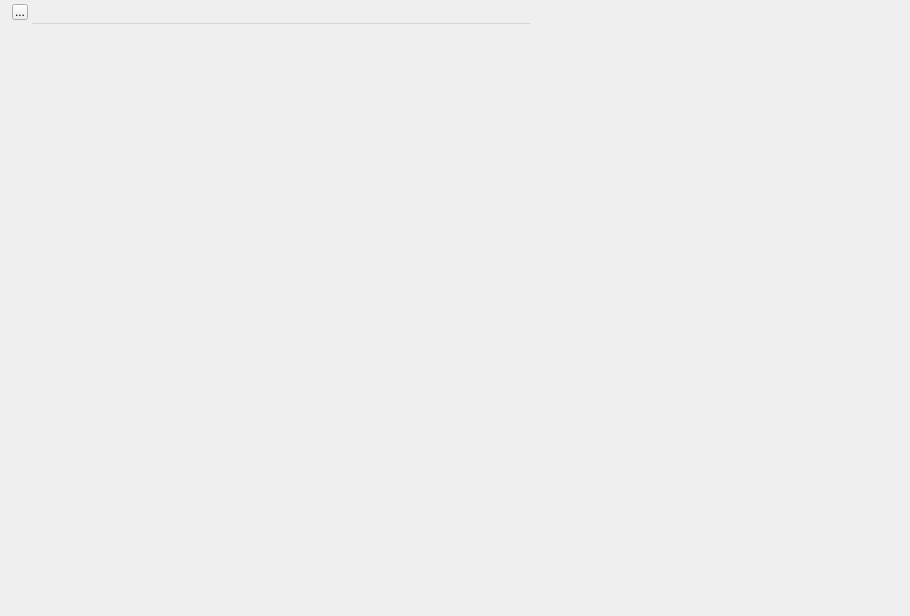
<?xml version="1.0" encoding="UTF-8"?>
<ui version="4.0">
 <class>FramelessWindow</class>
 <widget class="QWidget" name="FramelessWindow">
  <property name="geometry">
   <rect>
    <x>0</x>
    <y>0</y>
    <width>910</width>
    <height>616</height>
   </rect>
  </property>
  <property name="windowTitle">
   <string>Frameless Window</string>
  </property>
  <layout class="QVBoxLayout" name="verticalLayout">
   <property name="spacing">
    <number>0</number>
   </property>
   <property name="leftMargin">
    <number>0</number>
   </property>
   <property name="topMargin">
    <number>1</number>
   </property>
   <property name="rightMargin">
    <number>0</number>
   </property>
   <property name="bottomMargin">
    <number>0</number>
   </property>
   <item>
    <widget class="QWidget" name="titleBar" native="true">
     <property name="minimumSize">
      <size>
       <width>0</width>
       <height>23</height>
      </size>
     </property>
     <property name="maximumSize">
      <size>
       <width>16777215</width>
       <height>23</height>
      </size>
     </property>
     <layout class="QHBoxLayout" name="horizontalLayout_2">
      <property name="spacing">
       <number>4</number>
      </property>
      <property name="leftMargin">
       <number>5</number>
      </property>
      <property name="topMargin">
       <number>0</number>
      </property>
      <property name="rightMargin">
       <number>1</number>
      </property>
      <property name="bottomMargin">
       <number>0</number>
      </property>
      <item>
       <widget class="QFrame" name="tpleftgrip">
        <property name="minimumSize">
         <size>
          <width>3</width>
          <height>20</height>
         </size>
        </property>
        <property name="maximumSize">
         <size>
          <width>3</width>
          <height>20</height>
         </size>
        </property>
        <property name="frameShape">
         <enum>QFrame::NoFrame</enum>
        </property>
        <property name="frameShadow">
         <enum>QFrame::Raised</enum>
        </property>
       </widget>
      </item>
      <item>
       <widget class="QToolButton" name="appTool">
        <property name="minimumSize">
         <size>
          <width>16</width>
          <height>16</height>
         </size>
        </property>
        <property name="maximumSize">
         <size>
          <width>16</width>
          <height>16</height>
         </size>
        </property>
        <property name="text">
         <string>...</string>
        </property>
        <property name="icon">
         <iconset resource="framlesswindow.qrc">
          <normaloff>:/app_icon.png</normaloff>:/app_icon.png</iconset>
        </property>
       </widget>
      </item>
      <item>
       <widget class="QMenuBar" name="menubar">
        <property name="maximumSize">
         <size>
          <width>500</width>
          <height>16777215</height>
         </size>
        </property>
        <property name="defaultUp">
         <bool>false</bool>
        </property>
       </widget>
      </item>
      <item>
       <spacer name="horizontalSpacer_2">
        <property name="orientation">
         <enum>Qt::Horizontal</enum>
        </property>
        <property name="sizeType">
         <enum>QSizePolicy::Fixed</enum>
        </property>
        <property name="sizeHint" stdset="0">
         <size>
          <width>15</width>
          <height>1</height>
         </size>
        </property>
       </spacer>
      </item>
      <item>
       <widget class="QLabel" name="appTitle">
        <property name="minimumSize">
         <size>
          <width>100</width>
          <height>22</height>
         </size>
        </property>
        <property name="maximumSize">
         <size>
          <width>16777215</width>
          <height>22</height>
         </size>
        </property>
        <property name="text">
         <string/>
        </property>
       </widget>
      </item>
      <item>
       <spacer name="horizontalSpacer">
        <property name="orientation">
         <enum>Qt::Horizontal</enum>
        </property>
        <property name="sizeType">
         <enum>QSizePolicy::Fixed</enum>
        </property>
        <property name="sizeHint" stdset="0">
         <size>
          <width>134</width>
          <height>20</height>
         </size>
        </property>
       </spacer>
      </item>
      <item>
       <widget class="QPushButton" name="rollBtn">
        <property name="minimumSize">
         <size>
          <width>22</width>
          <height>22</height>
         </size>
        </property>
        <property name="maximumSize">
         <size>
          <width>22</width>
          <height>22</height>
         </size>
        </property>
        <property name="text">
         <string/>
        </property>
        <property name="icon">
         <iconset resource="framlesswindow.qrc">
          <normaloff>:/rollup.png</normaloff>:/rollup.png</iconset>
        </property>
        <property name="flat">
         <bool>true</bool>
        </property>
       </widget>
      </item>
      <item>
       <spacer name="horizontalSpacer_5">
        <property name="orientation">
         <enum>Qt::Horizontal</enum>
        </property>
        <property name="sizeType">
         <enum>QSizePolicy::Fixed</enum>
        </property>
        <property name="sizeHint" stdset="0">
         <size>
          <width>5</width>
          <height>20</height>
         </size>
        </property>
       </spacer>
      </item>
      <item>
       <widget class="QPushButton" name="minBtn">
        <property name="minimumSize">
         <size>
          <width>22</width>
          <height>22</height>
         </size>
        </property>
        <property name="maximumSize">
         <size>
          <width>22</width>
          <height>22</height>
         </size>
        </property>
        <property name="text">
         <string/>
        </property>
        <property name="icon">
         <iconset resource="framlesswindow.qrc">
          <normaloff>:/app_min.png</normaloff>:/app_min.png</iconset>
        </property>
        <property name="flat">
         <bool>true</bool>
        </property>
       </widget>
      </item>
      <item>
       <spacer name="horizontalSpacer_3">
        <property name="orientation">
         <enum>Qt::Horizontal</enum>
        </property>
        <property name="sizeType">
         <enum>QSizePolicy::Fixed</enum>
        </property>
        <property name="sizeHint" stdset="0">
         <size>
          <width>5</width>
          <height>20</height>
         </size>
        </property>
       </spacer>
      </item>
      <item>
       <widget class="QPushButton" name="maxBtn">
        <property name="minimumSize">
         <size>
          <width>22</width>
          <height>22</height>
         </size>
        </property>
        <property name="maximumSize">
         <size>
          <width>22</width>
          <height>22</height>
         </size>
        </property>
        <property name="text">
         <string/>
        </property>
        <property name="icon">
         <iconset resource="framlesswindow.qrc">
          <normaloff>:/app_max.png</normaloff>:/app_max.png</iconset>
        </property>
        <property name="flat">
         <bool>true</bool>
        </property>
       </widget>
      </item>
      <item>
       <spacer name="horizontalSpacer_4">
        <property name="orientation">
         <enum>Qt::Horizontal</enum>
        </property>
        <property name="sizeType">
         <enum>QSizePolicy::Fixed</enum>
        </property>
        <property name="sizeHint" stdset="0">
         <size>
          <width>5</width>
          <height>20</height>
         </size>
        </property>
       </spacer>
      </item>
      <item>
       <widget class="QPushButton" name="closeBtn">
        <property name="minimumSize">
         <size>
          <width>22</width>
          <height>22</height>
         </size>
        </property>
        <property name="maximumSize">
         <size>
          <width>22</width>
          <height>22</height>
         </size>
        </property>
        <property name="text">
         <string/>
        </property>
        <property name="icon">
         <iconset resource="framlesswindow.qrc">
          <normaloff>:/app_close.png</normaloff>:/app_close.png</iconset>
        </property>
        <property name="flat">
         <bool>true</bool>
        </property>
       </widget>
      </item>
      <item>
       <widget class="QFrame" name="tprightgrip">
        <property name="minimumSize">
         <size>
          <width>3</width>
          <height>20</height>
         </size>
        </property>
        <property name="maximumSize">
         <size>
          <width>3</width>
          <height>20</height>
         </size>
        </property>
        <property name="frameShape">
         <enum>QFrame::NoFrame</enum>
        </property>
        <property name="frameShadow">
         <enum>QFrame::Raised</enum>
        </property>
       </widget>
      </item>
     </layout>
    </widget>
   </item>
   <item>
    <widget class="QWidget" name="centralWidget" native="true">
     <layout class="QVBoxLayout" name="centralLayout">
      <property name="spacing">
       <number>6</number>
      </property>
      <property name="leftMargin">
       <number>0</number>
      </property>
      <property name="topMargin">
       <number>0</number>
      </property>
      <property name="rightMargin">
       <number>0</number>
      </property>
      <property name="bottomMargin">
       <number>0</number>
      </property>
     </layout>
    </widget>
   </item>
   <item>
    <widget class="QFrame" name="bottom_bar">
     <property name="maximumSize">
      <size>
       <width>16777215</width>
       <height>20</height>
      </size>
     </property>
     <property name="frameShape">
      <enum>QFrame::NoFrame</enum>
     </property>
     <property name="frameShadow">
      <enum>QFrame::Raised</enum>
     </property>
     <layout class="QHBoxLayout" name="horizontalLayout">
      <property name="spacing">
       <number>0</number>
      </property>
      <property name="leftMargin">
       <number>0</number>
      </property>
      <property name="topMargin">
       <number>0</number>
      </property>
      <property name="rightMargin">
       <number>0</number>
      </property>
      <property name="bottomMargin">
       <number>0</number>
      </property>
      <item>
       <widget class="QFrame" name="btleftgrip">
        <property name="minimumSize">
         <size>
          <width>20</width>
          <height>20</height>
         </size>
        </property>
        <property name="maximumSize">
         <size>
          <width>20</width>
          <height>20</height>
         </size>
        </property>
        <property name="frameShape">
         <enum>QFrame::NoFrame</enum>
        </property>
        <property name="frameShadow">
         <enum>QFrame::Raised</enum>
        </property>
       </widget>
      </item>
      <item>
       <widget class="QFrame" name="frame_griphelper">
        <property name="minimumSize">
         <size>
          <width>0</width>
          <height>20</height>
         </size>
        </property>
        <property name="maximumSize">
         <size>
          <width>16777215</width>
          <height>20</height>
         </size>
        </property>
        <property name="frameShape">
         <enum>QFrame::NoFrame</enum>
        </property>
        <property name="frameShadow">
         <enum>QFrame::Raised</enum>
        </property>
       </widget>
      </item>
      <item>
       <widget class="QFrame" name="btrightgrip">
        <property name="minimumSize">
         <size>
          <width>20</width>
          <height>20</height>
         </size>
        </property>
        <property name="maximumSize">
         <size>
          <width>20</width>
          <height>20</height>
         </size>
        </property>
        <property name="frameShape">
         <enum>QFrame::NoFrame</enum>
        </property>
        <property name="frameShadow">
         <enum>QFrame::Raised</enum>
        </property>
       </widget>
      </item>
     </layout>
    </widget>
   </item>
  </layout>
 </widget>
 <resources>
  <include location="framlesswindow.qrc"/>
 </resources>
 <connections/>
</ui>
